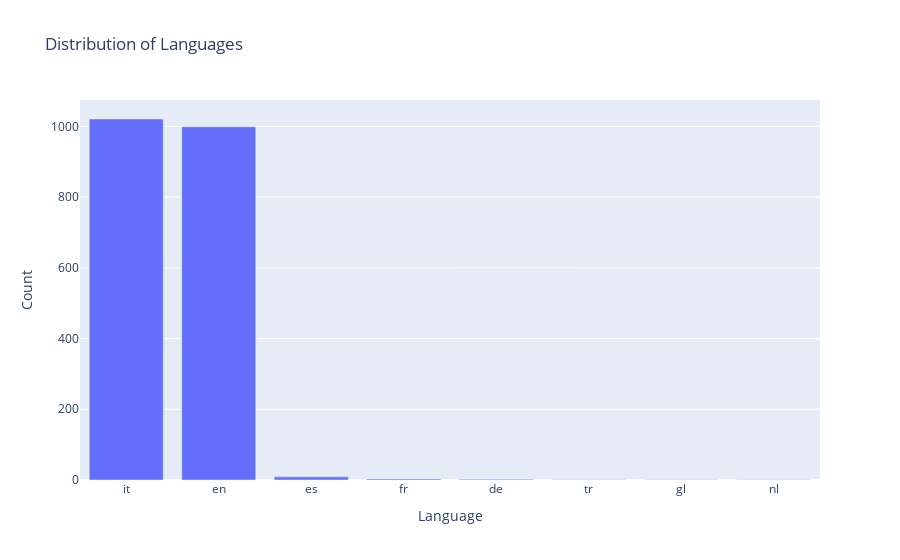

Here is the notebook cell this chart was saved with:
### Code cell
lang_counts = X_train['lang'].value_counts().reset_index()
lang_counts.columns = ['Language', 'Count']
fig5 = px.bar(lang_counts, x='Language', y='Count', 
              title='Distribution of Languages', labels={'Language': 'Language', 'Count': 'Count'})
fig5.show()

### Figure 1 — Plotly figure (JSON) as saved in the notebook; plotly's stock layout.template omitted (floating-point values rounded to 4 significant figures)
{"data": [{"alignmentgroup": "True", "hovertemplate": "Language=%{x}<br>Count=%{y}<extra></extra>", "legendgroup": "", "marker": {"color": "#636efa", "pattern": {"shape": ""}}, "name": "", "offsetgroup": "", "orientation": "v", "showlegend": false, "textposition": "auto", "type": "bar", "x": ["it", "en", "es", "fr", "de", "tr", "gl", "nl"], "xaxis": "x", "y": [1021, 999, 9, 3, 2, 1, 1, 1], "yaxis": "y"}], "layout": {"barmode": "relative", "legend": {"tracegroupgap": 0}, "title": {"text": "Distribution of Languages"}, "xaxis": {"anchor": "y", "domain": [0, 1], "title": {"text": "Language"}}, "yaxis": {"anchor": "x", "domain": [0, 1], "title": {"text": "Count"}}}}
